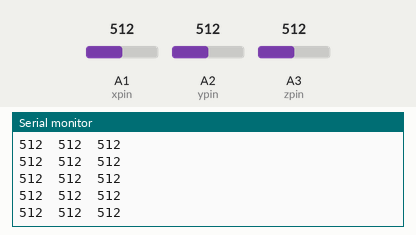
Bench run of a sketch on a simulated Arduino Uno, built with avr-gcc and run on an emulated ATmega328P. Parts: the last lines printed to the serial monitor. Inputs (shaded band) come from the test bench; at power-on: A3 (zpin) = 512, A1 (xpin) = 512, A2 (ypin) = 512.

Above: at 8.7 s.
8.8 s: A3 (zpin) set to 11
At 8.88 s:
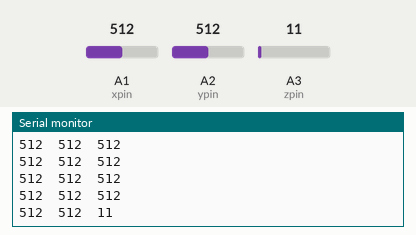
11.8 s: A3 (zpin) set to 8
At 11.8 s:
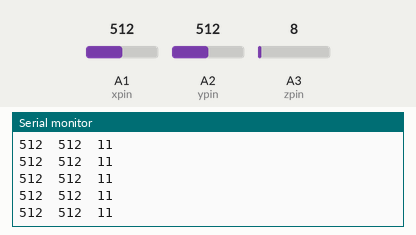
Timing chart, 0 to 14.3 s (numbered marks = the images above; inputs shaded):
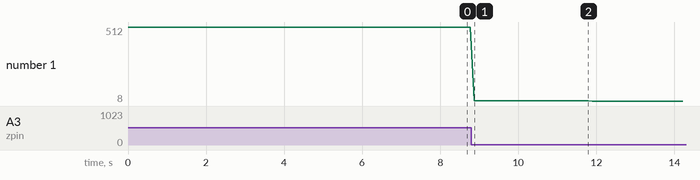

The sketch:

accelerometer.ino
```cpp
float xpin = A1;
float ypin = A2;
float zpin = A3;
void setup(){

  Serial.begin(9600);
  pinMode(A1, INPUT);
  pinMode(A2,INPUT);
  pinMode(A3,INPUT);
  }

void loop(){
  Serial.print(analogRead(xpin));
  Serial.print("\t");
  Serial.print(analogRead(ypin));
  Serial.print("\t");
  Serial.print(analogRead(zpin));
  Serial.println();
  delay(100);
}
```

Measured:
- after the input at 8.8 s, the serial monitor: prints a new line after 0.07 s (image 1)
- plotted number 1: 512 → 11 after the input at 8.8 s, 11 → 8 after the input at 11.8 s
